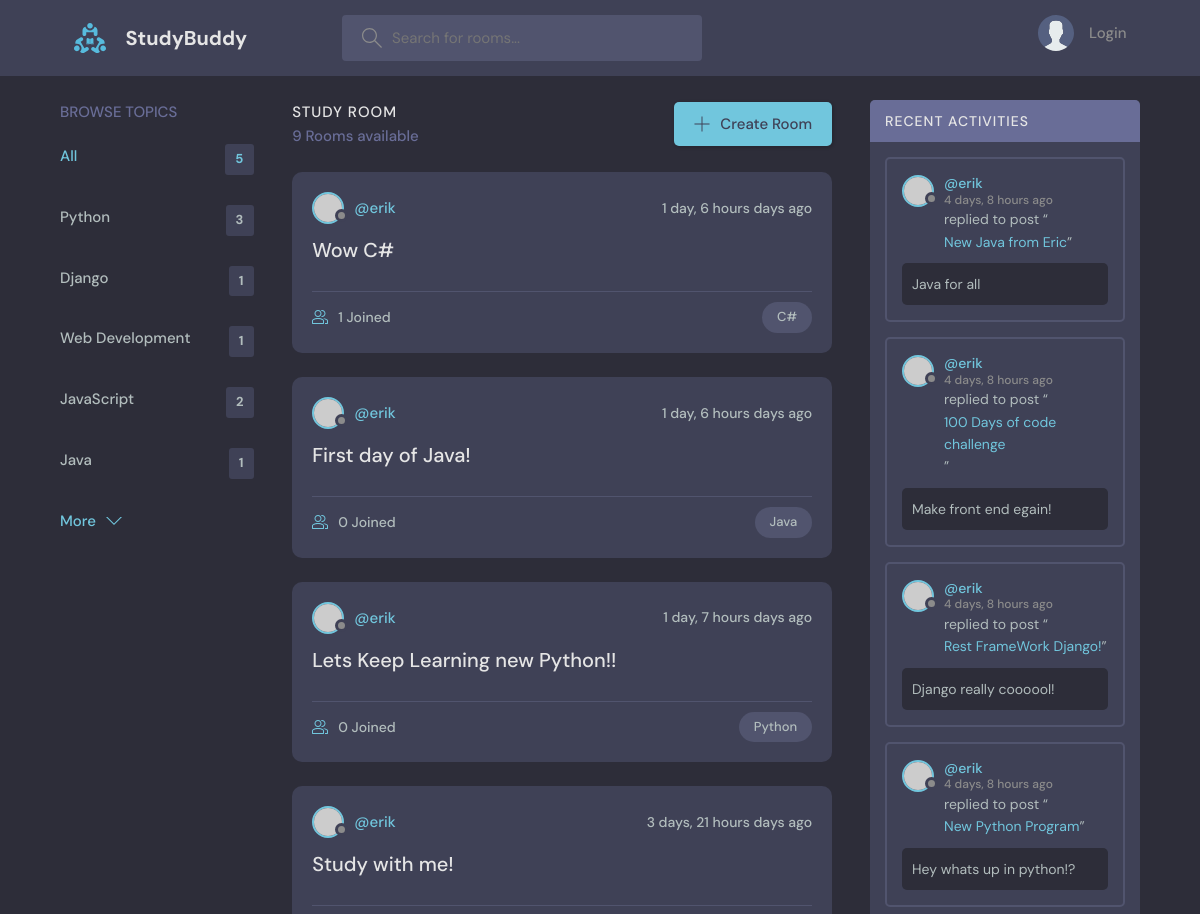
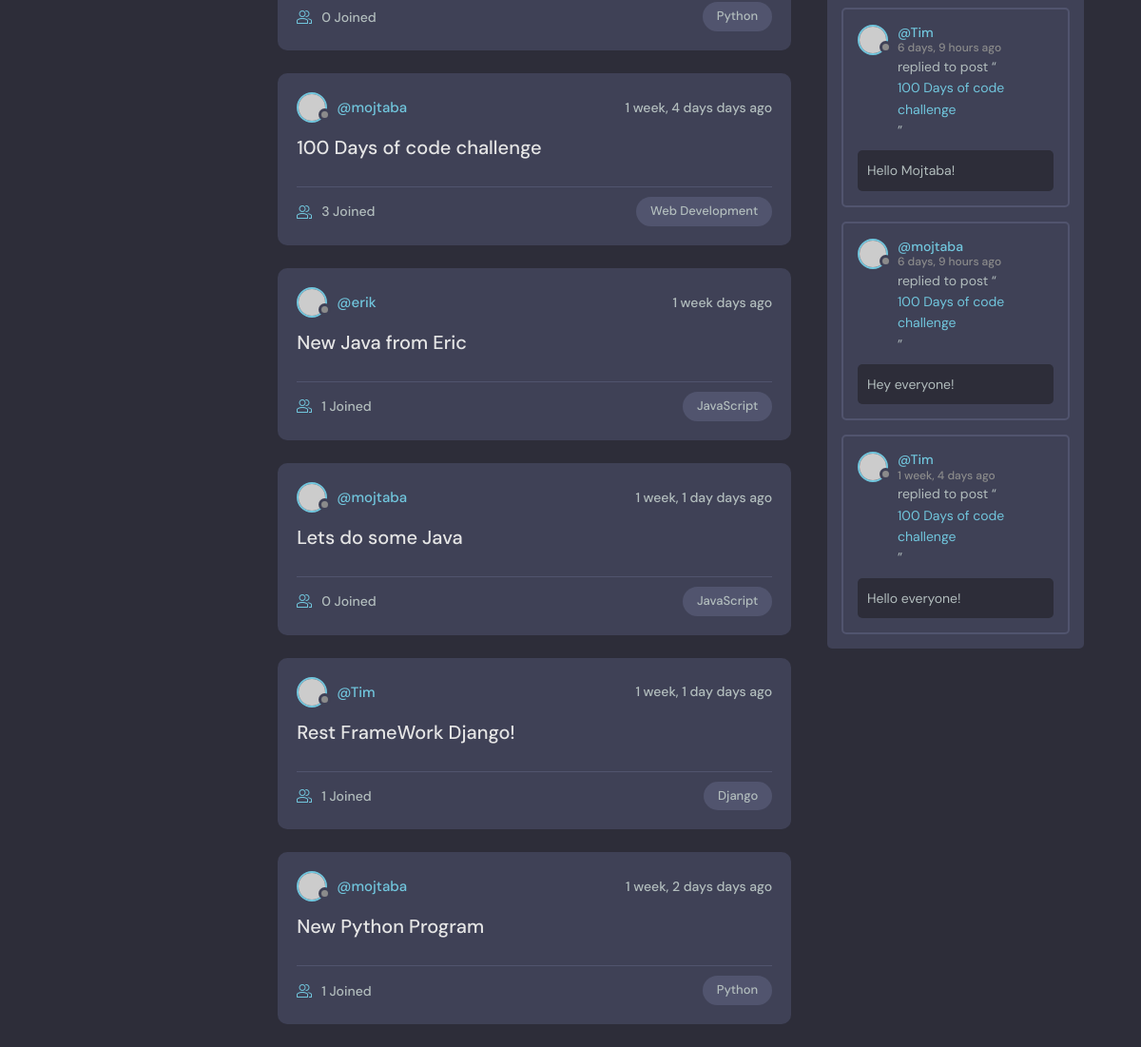
The page / on the database its author committed (2 pictures, top to bottom).
### base/models.py (models this page shows, shortened)
class Topic(models.Model):
    name = models.CharField(max_length=200)

class Room(models.Model):
    host = models.ForeignKey(User, on_delete=models.SET_NULL, null=True)
    topic = models.ForeignKey(Topic, on_delete=models.SET_NULL, null=True)
    name = models.CharField(max_length=200)
    description = models.TextField(null=True, blank=True)
    participants = models.ManyToManyField(User, related_name='participants', blank=True)
    updated = models.DateTimeField(auto_now=True)
    created = models.DateTimeField(auto_now_add=True)
    class Meta:
        ordering = ['-updated', '-created']
    def __str__(self):
        return self.name

class Message(models.Model):
    user = models.ForeignKey(User, on_delete=models.CASCADE)
    room = models.ForeignKey(Room, on_delete=models.CASCADE)
    body = models.TextField()
    updated = models.DateTimeField(auto_now=True)
    created = models.DateTimeField(auto_now_add=True)
    class Meta:
        ordering = ['-updated', '-created']

### base/views.py (the view)
# urls.py: path('', views.home, name='home'),
def home(request):
    q = request.GET.get('q') if request.GET.get('q') != None else ''
    rooms = Room.objects.filter(
        Q(topic__name__icontains=q) |
        Q(name__icontains=q) |
        Q(description__icontains=q)
        )
    topics = Topic.objects.all()[0:5]
    room_count = rooms.count()
    room_messages = Message.objects.filter(Q(room__topic__name__icontains=q))
    context =  {'rooms': rooms, 'topics':topics,
                'room_count': room_count, 'room_messages':room_messages}
    return render(request, 'base/home.html', context)

### base/templates/base/home.html (shortened to what this page needs)
{% extends 'main.html' %}
{% block content %}
    <main class="layout layout--3">
      <div class="container">
        {%include 'base/topics_component.html'%}
        <div class="roomList">
          <div class="roomList__header">
            <div>
              <h2>Study Room</h2>
              <p>{{room_count}} Rooms available</p>
            </div>
            <a class="btn btn--main" href="{% url 'create-room' %}">
              <svg version="1.1" xmlns="http://www.w3.org/2000/svg" width="32" height="32" viewBox="0 0 32 32">
                <title>add</title>
                <path
                  d="M16.943 0.943h-1.885v14.115h-14.115v1.885h14.115v14.115h1.885v-14.115h14.115v-1.885h-14.115v-14.115z"
                ></path>
              </svg>
              Create Room
            </a>
          </div>
          {% include 'base/feed_component.html' %}
        </div>
        {% include 'base/activity_component.html' %}
      </div>
    </main>
{% endblock content %}

### base/templates/base/topics_component.html
<div class="topics">
  <div class="topics__header">
    <h2>Browse Topics</h2>
  </div>
  <ul class="topics__list">
    <li>
      <a href="{% url 'home' %}" class="active">All <span>{{ topics.count }}</span></a>
    </li>
    {% for topic in topics %}
    <li>
      <a href="{% url 'home' %}?q={{topic.name}}">{{ topic.name }}<span>{{topic.room_set.all.count}}</span></a>
    </li>
    {% endfor %}
  </ul>
  <a class="btn btn--link" href="{% url 'topics' %}">
    More
    <svg version="1.1" xmlns="http://www.w3.org/2000/svg" width="32" height="32" viewBox="0 0 32 32">
      <title>chevron-down</title>
      <path d="M16 21l-13-13h-3l16 16 16-16h-3l-13 13z"></path>
    </svg>
  </a>
</div>

### base/templates/base/feed_component.html (shortened to what this page needs)
{% for room in rooms %}
<div class="roomListRoom">
  <div class="roomListRoom__header">
    <a href="{% url 'user-profile' room.host.id %}" class="roomListRoom__author">
      <div class="avatar avatar--small">
        <img src="https://randomuser.me/api/portraits/women/11.jpg" />
      </div>
      <span>@{{room.host.username}}</span>
    </a>
    <div class="roomListRoom__actions">
      <span>{{room.created|timesince}} days ago</span>
    </div>
  </div>
  <div class="roomListRoom__content">
    <a href="{% url 'room' room.id %}">{{room.name}}</a>
  </div>
  <div class="roomListRoom__meta">
    <a href="{% url 'room' room.id %}" class="roomListRoom__joined">
      {{room.participants.all.count}} Joined
    </a>
    <p class="roomListRoom__topic">{{room.topic.name}}</p>
  </div>
</div>
{% endfor %}

### base/templates/base/activity_component.html (shortened to what this page needs)
<div class="activities">
  <div class="activities__header">
    <h2>Recent Activities</h2>
  </div>
  {% for message in room_messages %}
  <div class="activities__box">
    <div class="activities__boxHeader roomListRoom__header">
      <a href="{% url 'user-profile' message.user.id %}" class="roomListRoom__author">
        <div class="avatar avatar--small">
          <img src="https://randomuser.me/api/portraits/women/11.jpg" />
        </div>
        <p>
          @{{ message.user }}
          <span>{{ message.created|timesince }} ago</span>
        </p>
      </a>
    </div>
    <div class="activities__boxContent">
      <p>replied to post “<a href="{% url 'room' message.room.id %}">{{message.room }}</a>”</p>
      <div class="activities__boxRoomContent">
        {{message.body}}
      </div>
    </div>
  </div>
  {% endfor %}
</div>

### rows shown on the page
Topic: name "Python", room_set.all.count "3"
Topic: name "Django", room_set.all.count "1"
Topic: name "Web Development", room_set.all.count "1"
Topic: name "JavaScript", room_set.all.count "2"
Topic: name "Java", room_set.all.count "1"
Room: host.username "erik", created "1 day, 6 hours", name "Wow C#", participants.all.count "1", topic.name "C#"
Room: host.username "erik", created "1 day, 6 hours", name "First day of Java!", participants.all.count "0", topic.name "Java"
Room: host.username "erik", created "1 day, 7 hours", name "Lets Keep Learning new Python!!", participants.all.count "0", topic.name "Python"
Room: host.username "erik", created "3 days, 21 hours", name "Study with me!", participants.all.count "0", topic.name "Python"
Room: host.username "mojtaba", created "1 week, 4 days", name "100 Days of code challenge", participants.all.count "3", topic.name "Web Development"
Room: host.username "erik", created "1 week", name "New Java from Eric", participants.all.count "1", topic.name "JavaScript"
Room: host.username "mojtaba", created "1 week, 1 day", name "Lets do some Java", participants.all.count "0", topic.name "JavaScript"
Room: host.username "Tim", created "1 week, 1 day", name "Rest FrameWork Django!", participants.all.count "1", topic.name "Django"
Room: host.username "mojtaba", created "1 week, 2 days", name "New Python Program", participants.all.count "1", topic.name "Python"
Message: user "erik", created "4 days, 8 hours", room "New Java from Eric", body "Java for all"
Message: user "erik", created "4 days, 8 hours", room "100 Days of code challenge", body "Make front end egain!"
Message: user "erik", created "4 days, 8 hours", room "Rest FrameWork Django!", body "Django really coooool!"
Message: user "erik", created "4 days, 8 hours", room "New Python Program", body "Hey whats up in python!?"
Message: user "Tim", created "6 days, 9 hours", room "100 Days of code challenge", body "Hello Mojtaba!"
Message: user "mojtaba", created "6 days, 9 hours", room "100 Days of code challenge", body "Hey everyone!"
Message: user "Tim", created "1 week, 4 days", room "100 Days of code challenge", body "Hello everyone!"

### other values the page prints
{{ topics.count }} "5"
{{ room_count }} "9"
